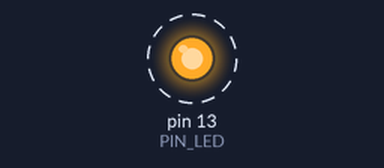
Recording of a sketch running on a simulated Arduino Uno, built with avr-gcc and run on an emulated ATmega328P. Shown: output pins drawn as LEDs (lit = HIGH). Dashed ring = blinking. What the sketch prints to the serial monitor is not drawn.

Above: at 0.5 s.
Timing chart, 0 to 4.6 s (numbered marks = the images above):
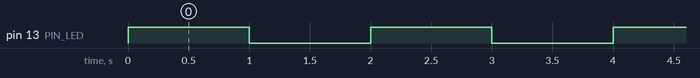

Measured:
- by itself, pin 13 (PIN_LED): alternates HIGH for 1.0 s and LOW for 1.0 s

The sketch:

04_example_3.ino
```cpp
#define PIN_LED 13
unsigned int count = 0;
int toggle = 0;

void setup() {
    pinMode(PIN_LED, OUTPUT);
    Serial.begin(115200); // Initialize serial port
    while (!Serial) {
        ; // wait for serial port to connect.
    }
    Serial.println("i will count untill million!");
    digitalWrite(PIN_LED, LOW); // start with LED off.
}

void loop() {
    Serial.println(++count);
    toggle = !toggle; // toggle LED value (invert 0/1).
    digitalWrite(PIN_LED, toggle); // update LED status.
    delay(1000); // wait for 1,000 milliseconds
}
```
